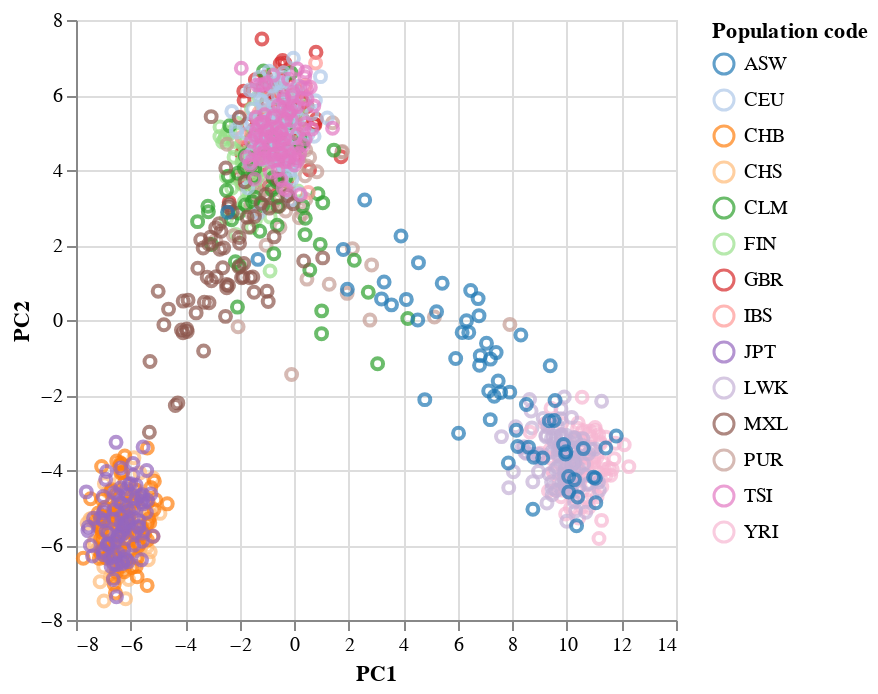

Notebook source saved alongside this figure:
### Code cell
alt.Chart(df_plot).mark_point().encode(
    x='PC1',
    y='PC2',
    color=alt.Color('Population code', scale=alt.Scale(scheme='category20'))
)

### Figure 1 — Vega-Lite specification as saved in the notebook (floating-point values rounded to 4 significant figures; data arrays with more than 128 entries replaced by an {"elided": "..."} marker saying what was removed)
{"config": {"view": {"continuousWidth": 300, "continuousHeight": 300}}, "data": {"name": "data-4ede8b4e4bec02cbed54df57d535fac6"}, "mark": {"type": "point"}, "encoding": {"color": {"field": "Population code", "scale": {"scheme": "category20"}, "type": "nominal"}, "x": {"field": "PC1", "type": "quantitative"}, "y": {"field": "PC2", "type": "quantitative"}}, "$schema": "https://vega.github.io/schema/vega-lite/v5.15.1.json", "datasets": {"data-4ede8b4e4bec02cbed54df57d535fac6": {"elided": "1092 records"}}}
